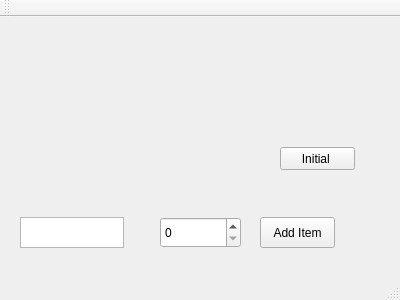
<?xml version="1.0" encoding="UTF-8"?>
<ui version="4.0">
 <class>MainWindow</class>
 <widget class="QMainWindow" name="MainWindow">
  <property name="geometry">
   <rect>
    <x>0</x>
    <y>0</y>
    <width>400</width>
    <height>300</height>
   </rect>
  </property>
  <property name="windowTitle">
   <string>MainWindow</string>
  </property>
  <widget class="QWidget" name="centralWidget">
   <widget class="QPushButton" name="pushButton">
    <property name="geometry">
     <rect>
      <x>260</x>
      <y>200</y>
      <width>75</width>
      <height>31</height>
     </rect>
    </property>
    <property name="text">
     <string>Add Item</string>
    </property>
   </widget>
   <widget class="QSpinBox" name="spinBox">
    <property name="geometry">
     <rect>
      <x>160</x>
      <y>200</y>
      <width>81</width>
      <height>31</height>
     </rect>
    </property>
   </widget>
   <widget class="QTextEdit" name="textEdit">
    <property name="geometry">
     <rect>
      <x>20</x>
      <y>200</y>
      <width>104</width>
      <height>31</height>
     </rect>
    </property>
   </widget>
   <widget class="QPushButton" name="pushButton_2">
    <property name="geometry">
     <rect>
      <x>280</x>
      <y>130</y>
      <width>75</width>
      <height>23</height>
     </rect>
    </property>
    <property name="text">
     <string>Initial </string>
    </property>
   </widget>
  </widget>
  <widget class="QMenuBar" name="menuBar">
   <property name="geometry">
    <rect>
     <x>0</x>
     <y>0</y>
     <width>400</width>
     <height>22</height>
    </rect>
   </property>
  </widget>
  <widget class="QToolBar" name="mainToolBar">
   <attribute name="toolBarArea">
    <enum>TopToolBarArea</enum>
   </attribute>
   <attribute name="toolBarBreak">
    <bool>false</bool>
   </attribute>
  </widget>
  <widget class="QStatusBar" name="statusBar"/>
 </widget>
 <layoutdefault spacing="6" margin="11"/>
 <resources/>
 <connections/>
</ui>
